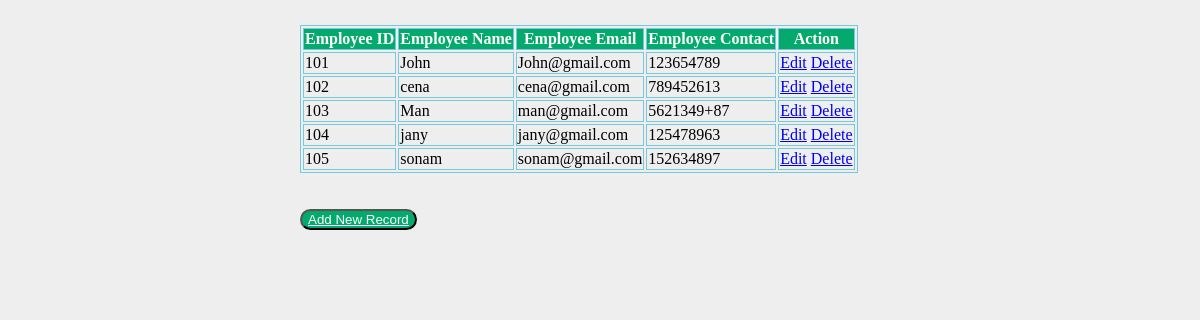
The page /show on the database its author committed.
### employee/models.py (models this page shows, shortened)
class Employee(models.Model):
    eid = models.CharField(max_length=20)
    ename = models.CharField(max_length=100)
    eemail = models.EmailField()
    econtact = models.CharField(max_length=15)
    class Meta:
        db_table = "employee"

### employee/views.py (the view)
# urls.py: path('show',views.show),
def show(request):
    employees = Employee.objects.all()
    return render(request,"show.html",{'employees':employees})

### employee/templates/show.html (shortened to what this page needs)
<!DOCTYPE html>
<html lang="en">
<head>
    {% load static %}
    <link rel="stylesheet" href="{% static 'css/style.css' %}">
</head>
<body>
    <table>
        <thead>
            <tr>
                <th>Employee ID</th>
                <th>Employee Name</th>
                <th>Employee Email</th>
                <th>Employee Contact</th>
                <th>Action</th>
            </tr>
        </thead>
        <tbody>
            {% for employee in employees %}
            <tr>
                <td>{{ employee.eid }}</td>
                <td>{{employee.ename}}</td>
                <td>{{employee.eemail}}</td>
                <td>{{employee.econtact}}</td>
                <td>
                    <a href="/edit/{{ employee.id }}">Edit</a>
                    <a href="/delete/{{employee.id}}">Delete</a>
                </td>
            </tr>
            {% endfor %}
        </tbody>
    </table>
    <br>
    <br>
    <button><a style="color:white;" href="/emp">Add New Record</a></button>
</body>
</html>

### employee/static/css/style.css (style rules this page uses)
body { background: #eee; height: 100%; margin: 25px 0; padding-left: 300px; }
table, th, td { border: 1px solid rgb(118, 200, 221); }
th { background-color: #04AA6D; color: white; }
button { border-radius: 12px; color: aqua; background-color: #04AA6D; cursor: pointer; }

### rows shown on the page
Employee: eid "101", ename "John", eemail "John@gmail.com", econtact "123654789"
Employee: eid "102", ename "cena", eemail "cena@gmail.com", econtact "789452613"
Employee: eid "103", ename "Man", eemail "man@gmail.com", econtact "5621349+87"
Employee: eid "104", ename "jany", eemail "jany@gmail.com", econtact "125478963"
Employee: eid "105", ename "sonam", eemail "sonam@gmail.com", econtact "152634897"
